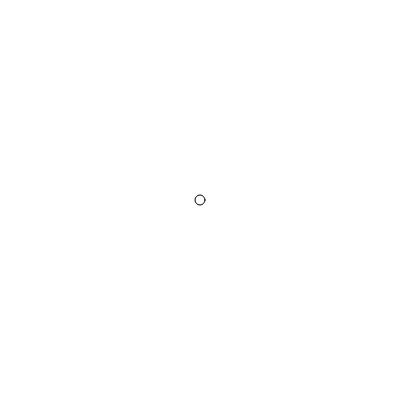
Frame 1 (no input)
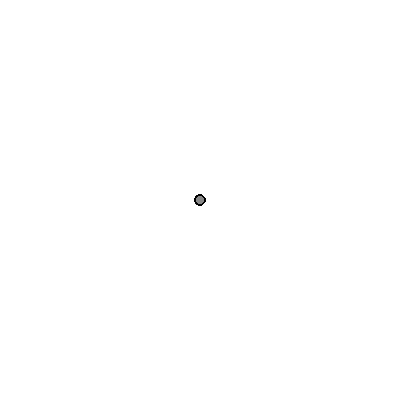
Frame 60 (no input)
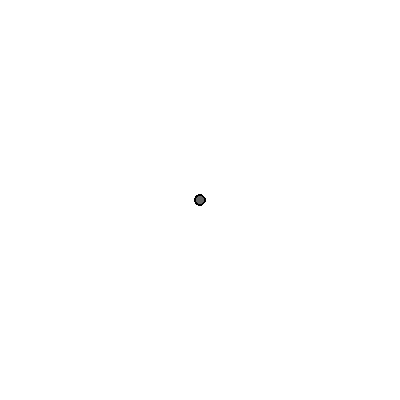
Frame 120 (the mouse pressed at the canvas centre since frame 60)

The p5.js sketch that drew these frames (run headless with seeded random() and noise() and a simulated clock; from frame 60 on, the mouse is pressed at the canvas centre):

// p5.js sketch
// ── sketch.js
let roundPaint;

function setup() {
  createCanvas(400, 400);
  background(255);

  roundPaint = new Material();
}

function draw() {

  windMag = random(0.1, 0.9);

  if (keyIsDown(DOWN_ARROW)) {
    windN = createVector(0, windMag);
    roundPaint.addForce(windN);
  }

  roundPaint.update();
  roundPaint.cR = 100;
  roundPaint.cG = 100;
  roundPaint.cB = 100;
  roundPaint.cA = 5;
  roundPaint.show();
}

// ── face.js
class Face {

  constructor() {
    this.pos = createVector(width/4, 0);
    this.vel = createVector(0, 0);
    this.acc = createVector(0, 0);

    this.cR = 1;
    this.cG = 1;
    this.cB = 1;
    this.cA = 255;

    this.w = 10;
  }

  applyBalm(aBalm) {
    this.acc.add(aBalm);
  }

  update() {
    this.checkEdge();
    this.vel.add(this.acc);
    this.pos.add(this.vel);
    this.fri = random(0.9, 0.99) ; // friction.

    this.acc.set(0, 0);
    this.vel.mult(this.fri); // Apply friction.
  }


  checkEdge() {
    if (this.pos.y > height) {
      this.vel.y = 0;
      this.pos.y = height;
    }

    if (this.pos.y < 0) {
      this.vel.y = 0;
      this.pos.y = 0;
    }

    if (this.pos.x > width) {
      this.vel.x = 0;
      this.pos.x = width;
    }

    if (this.pos.x < 0) {
      this.vel.x = 0;
      this.pos.x = 0;
    }
  }

  show() {
    fill(this.cR, this.cG, this.cB, this.cA);
    ellipse(this.pos.x, this.pos.y, this.w);
  }

}

// ── hair.js
class Hair {

  constructor() {
    this.pos = createVector(width/2, -10);
    this.vel = createVector(0, 0);
    this.acc = createVector(0, 0);

    this.cR = 0;
    this.cG = 0;
    this.cB = 0;
    this.cA = 255;

    this.w = 10;
  }

  applyBalm(aBalm) {
    this.acc.add(aBalm);
  }

  update() {
    this.checkEdge();
    this.vel.add(this.acc);
    this.pos.add(this.vel);
    this.fri = random(0.9, 0.99) ; // friction.

    this.acc.set(0, 0);
    this.vel.mult(this.fri); // Apply friction.
  }


  checkEdge() {
    if (this.pos.y > height) {
      this.vel.y = 0;
      this.pos.y = height;
    }

    if (this.pos.y < -10) {
      this.vel.y = 0;
      this.pos.y = -10;
    }

    if (this.pos.x > width) {
      this.vel.x = 0;
      this.pos.x = width;
    }

    if (this.pos.x < 0) {
      this.vel.x = 0;
      this.pos.x = 0;
    }
  }

  show() {
    noStroke();
    fill(this.cR, this.cG, this.cB, this.cA);
    ellipse(this.pos.x, this.pos.y, this.w);
  }

}

// ── particle.js
class Material {

  constructor() {
    this.pos = createVector(width/2, height/2);
    this.vel = createVector(0, 0);
    this.acc = createVector(0, 0);

    this.cR = 100;
    this.cG = 100;
    this.cB = 100;
    this.cA = 5;

    this.w = 10;
  }

  addForce(aForce) {
    this.acc.add(aForce);
  }

  update() {
    this.checkEdge();
    this.vel.add(this.acc);
    this.pos.add(this.vel);
    this.fri = random(0.9, 0.99) ; // friction.

    this.acc.set(0, 0);
    this.vel.mult(this.fri); // Apply friction.
  }


  checkEdge() {
    if (this.pos.y > height) {
      this.vel.y = 0;
      this.pos.y = height;
    }

    if (this.pos.y < 0) {
      this.vel.y = 0;
      this.pos.y = 0;
    }

    if (this.pos.x > width) {
      this.vel.x = 0;
      this.pos.x = width;
    }

    if (this.pos.x < 0) {
      this.vel.x = 0;
      this.pos.x = 0;
    }
  }

  show() {
    fill(this.cR, this.cG, this.cB, this.cA);
    ellipse(this.pos.x, this.pos.y, this.w);
  }

}
